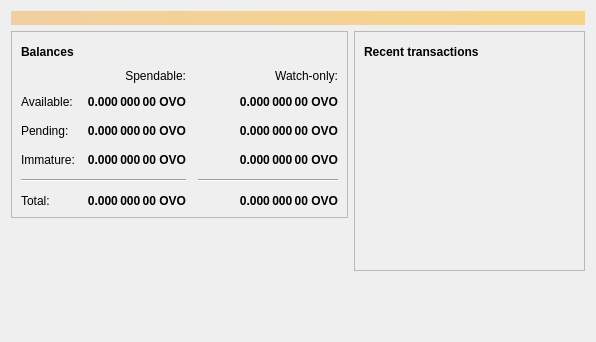
<?xml version="1.0" encoding="UTF-8"?>
<ui version="4.0">
 <class>OverviewPage</class>
 <widget class="QWidget" name="OverviewPage">
  <property name="geometry">
   <rect>
    <x>0</x>
    <y>0</y>
    <width>596</width>
    <height>342</height>
   </rect>
  </property>
  <property name="windowTitle">
   <string>Form</string>
  </property>
  <layout class="QVBoxLayout" name="topLayout">
   <item>
    <widget class="QLabel" name="labelAlerts">
     <property name="visible">
      <bool>false</bool>
     </property>
     <property name="styleSheet">
      <string notr="true">QLabel { background-color: qlineargradient(x1: 0, y1: 0, x2: 1, y2: 0, stop:0 #F0D0A0, stop:1 #F8D488); color:#000000; }</string>
     </property>
     <property name="wordWrap">
      <bool>true</bool>
     </property>
     <property name="margin">
      <number>3</number>
     </property>
     <property name="textInteractionFlags">
      <set>Qt::TextSelectableByMouse</set>
     </property>
    </widget>
   </item>
   <item>
    <layout class="QHBoxLayout" name="horizontalLayout" stretch="1,1">
     <item>
      <layout class="QVBoxLayout" name="verticalLayout_2">
       <item>
        <widget class="QFrame" name="frame">
         <property name="frameShape">
          <enum>QFrame::StyledPanel</enum>
         </property>
         <property name="frameShadow">
          <enum>QFrame::Raised</enum>
         </property>
         <layout class="QVBoxLayout" name="verticalLayout_4">
          <item>
           <layout class="QHBoxLayout" name="horizontalLayout_4">
            <item>
             <widget class="QLabel" name="label_5">
              <property name="font">
               <font>
                <weight>75</weight>
                <bold>true</bold>
               </font>
              </property>
              <property name="text">
               <string>Balances</string>
              </property>
             </widget>
            </item>
            <item>
             <widget class="QPushButton" name="labelWalletStatus">
              <property name="enabled">
               <bool>true</bool>
              </property>
              <property name="maximumSize">
               <size>
                <width>30</width>
                <height>16777215</height>
               </size>
              </property>
              <property name="toolTip">
               <string>The displayed information may be out of date. Your wallet automatically synchronizes with the Ovato network after a connection is established, but this process has not completed yet.</string>
              </property>
              <property name="text">
               <string/>
              </property>
              <property name="icon">
               <iconset resource="../bitcoin.qrc">
                <normaloff>:/icons/warning</normaloff>
                <disabledoff>:/icons/warning</disabledoff>:/icons/warning</iconset>
              </property>
              <property name="iconSize">
               <size>
                <width>24</width>
                <height>24</height>
               </size>
              </property>
              <property name="flat">
               <bool>true</bool>
              </property>
             </widget>
            </item>
            <item>
             <spacer name="horizontalSpacer_3">
              <property name="orientation">
               <enum>Qt::Horizontal</enum>
              </property>
              <property name="sizeHint" stdset="0">
               <size>
                <width>40</width>
                <height>20</height>
               </size>
              </property>
             </spacer>
            </item>
           </layout>
          </item>
          <item>
           <layout class="QGridLayout" name="gridLayout">
            <property name="spacing">
             <number>12</number>
            </property>
            <item row="2" column="2">
             <widget class="QLabel" name="labelWatchPending">
              <property name="font">
               <font>
                <weight>75</weight>
                <bold>true</bold>
               </font>
              </property>
              <property name="cursor">
               <cursorShape>IBeamCursor</cursorShape>
              </property>
              <property name="toolTip">
               <string>Unconfirmed transactions to watch-only addresses</string>
              </property>
              <property name="text">
               <string notr="true">0.000 000 00 OVO</string>
              </property>
              <property name="alignment">
               <set>Qt::AlignRight|Qt::AlignTrailing|Qt::AlignVCenter</set>
              </property>
              <property name="textInteractionFlags">
               <set>Qt::LinksAccessibleByMouse|Qt::TextSelectableByKeyboard|Qt::TextSelectableByMouse</set>
              </property>
             </widget>
            </item>
            <item row="2" column="1">
             <widget class="QLabel" name="labelUnconfirmed">
              <property name="font">
               <font>
                <weight>75</weight>
                <bold>true</bold>
               </font>
              </property>
              <property name="cursor">
               <cursorShape>IBeamCursor</cursorShape>
              </property>
              <property name="toolTip">
               <string>Total of transactions that have yet to be confirmed, and do not yet count toward the spendable balance</string>
              </property>
              <property name="text">
               <string notr="true">0.000 000 00 OVO</string>
              </property>
              <property name="alignment">
               <set>Qt::AlignRight|Qt::AlignTrailing|Qt::AlignVCenter</set>
              </property>
              <property name="textInteractionFlags">
               <set>Qt::LinksAccessibleByMouse|Qt::TextSelectableByKeyboard|Qt::TextSelectableByMouse</set>
              </property>
             </widget>
            </item>
            <item row="3" column="2">
             <widget class="QLabel" name="labelWatchImmature">
              <property name="font">
               <font>
                <weight>75</weight>
                <bold>true</bold>
               </font>
              </property>
              <property name="cursor">
               <cursorShape>IBeamCursor</cursorShape>
              </property>
              <property name="toolTip">
               <string>Mined balance in watch-only addresses that has not yet matured</string>
              </property>
              <property name="text">
               <string notr="true">0.000 000 00 OVO</string>
              </property>
              <property name="alignment">
               <set>Qt::AlignRight|Qt::AlignTrailing|Qt::AlignVCenter</set>
              </property>
              <property name="textInteractionFlags">
               <set>Qt::LinksAccessibleByMouse|Qt::TextSelectableByKeyboard|Qt::TextSelectableByMouse</set>
              </property>
             </widget>
            </item>
            <item row="4" column="0" colspan="2">
             <widget class="Line" name="line">
              <property name="orientation">
               <enum>Qt::Horizontal</enum>
              </property>
             </widget>
            </item>
            <item row="4" column="2">
             <widget class="Line" name="lineWatchBalance">
              <property name="sizePolicy">
               <sizepolicy hsizetype="Preferred" vsizetype="Fixed">
                <horstretch>0</horstretch>
                <verstretch>0</verstretch>
               </sizepolicy>
              </property>
              <property name="minimumSize">
               <size>
                <width>140</width>
                <height>0</height>
               </size>
              </property>
              <property name="orientation">
               <enum>Qt::Horizontal</enum>
              </property>
             </widget>
            </item>
            <item row="5" column="0">
             <widget class="QLabel" name="labelTotalText">
              <property name="text">
               <string>Total:</string>
              </property>
             </widget>
            </item>
            <item row="3" column="1">
             <widget class="QLabel" name="labelImmature">
              <property name="font">
               <font>
                <weight>75</weight>
                <bold>true</bold>
               </font>
              </property>
              <property name="cursor">
               <cursorShape>IBeamCursor</cursorShape>
              </property>
              <property name="toolTip">
               <string>Mined balance that has not yet matured</string>
              </property>
              <property name="text">
               <string notr="true">0.000 000 00 OVO</string>
              </property>
              <property name="alignment">
               <set>Qt::AlignRight|Qt::AlignTrailing|Qt::AlignVCenter</set>
              </property>
              <property name="textInteractionFlags">
               <set>Qt::LinksAccessibleByMouse|Qt::TextSelectableByKeyboard|Qt::TextSelectableByMouse</set>
              </property>
             </widget>
            </item>
            <item row="2" column="3">
             <spacer name="horizontalSpacer_2">
              <property name="orientation">
               <enum>Qt::Horizontal</enum>
              </property>
              <property name="sizeHint" stdset="0">
               <size>
                <width>40</width>
                <height>20</height>
               </size>
              </property>
             </spacer>
            </item>
            <item row="3" column="0">
             <widget class="QLabel" name="labelImmatureText">
              <property name="text">
               <string>Immature:</string>
              </property>
             </widget>
            </item>
            <item row="5" column="1">
             <widget class="QLabel" name="labelTotal">
              <property name="font">
               <font>
                <weight>75</weight>
                <bold>true</bold>
               </font>
              </property>
              <property name="cursor">
               <cursorShape>IBeamCursor</cursorShape>
              </property>
              <property name="toolTip">
               <string>Your current total balance</string>
              </property>
              <property name="text">
               <string notr="true">0.000 000 00 OVO</string>
              </property>
              <property name="alignment">
               <set>Qt::AlignRight|Qt::AlignTrailing|Qt::AlignVCenter</set>
              </property>
              <property name="textInteractionFlags">
               <set>Qt::LinksAccessibleByMouse|Qt::TextSelectableByKeyboard|Qt::TextSelectableByMouse</set>
              </property>
             </widget>
            </item>
            <item row="5" column="2">
             <widget class="QLabel" name="labelWatchTotal">
              <property name="font">
               <font>
                <weight>75</weight>
                <bold>true</bold>
               </font>
              </property>
              <property name="cursor">
               <cursorShape>IBeamCursor</cursorShape>
              </property>
              <property name="toolTip">
               <string>Current total balance in watch-only addresses</string>
              </property>
              <property name="text">
               <string notr="true">0.000 000 00 OVO</string>
              </property>
              <property name="alignment">
               <set>Qt::AlignRight|Qt::AlignTrailing|Qt::AlignVCenter</set>
              </property>
              <property name="textInteractionFlags">
               <set>Qt::LinksAccessibleByMouse|Qt::TextSelectableByKeyboard|Qt::TextSelectableByMouse</set>
              </property>
             </widget>
            </item>
            <item row="0" column="2">
             <widget class="QLabel" name="labelWatchonly">
              <property name="text">
               <string>Watch-only:</string>
              </property>
              <property name="alignment">
               <set>Qt::AlignRight|Qt::AlignTrailing|Qt::AlignVCenter</set>
              </property>
             </widget>
            </item>
            <item row="1" column="0">
             <widget class="QLabel" name="labelBalanceText">
              <property name="text">
               <string>Available:</string>
              </property>
             </widget>
            </item>
            <item row="1" column="1">
             <widget class="QLabel" name="labelBalance">
              <property name="font">
               <font>
                <weight>75</weight>
                <bold>true</bold>
               </font>
              </property>
              <property name="cursor">
               <cursorShape>IBeamCursor</cursorShape>
              </property>
              <property name="toolTip">
               <string>Your current spendable balance</string>
              </property>
              <property name="text">
               <string notr="true">0.000 000 00 OVO</string>
              </property>
              <property name="alignment">
               <set>Qt::AlignRight|Qt::AlignTrailing|Qt::AlignVCenter</set>
              </property>
              <property name="textInteractionFlags">
               <set>Qt::LinksAccessibleByMouse|Qt::TextSelectableByKeyboard|Qt::TextSelectableByMouse</set>
              </property>
             </widget>
            </item>
            <item row="1" column="2">
             <widget class="QLabel" name="labelWatchAvailable">
              <property name="font">
               <font>
                <weight>75</weight>
                <bold>true</bold>
               </font>
              </property>
              <property name="cursor">
               <cursorShape>IBeamCursor</cursorShape>
              </property>
              <property name="toolTip">
               <string>Your current balance in watch-only addresses</string>
              </property>
              <property name="text">
               <string notr="true">0.000 000 00 OVO</string>
              </property>
              <property name="alignment">
               <set>Qt::AlignRight|Qt::AlignTrailing|Qt::AlignVCenter</set>
              </property>
              <property name="textInteractionFlags">
               <set>Qt::LinksAccessibleByMouse|Qt::TextSelectableByKeyboard|Qt::TextSelectableByMouse</set>
              </property>
             </widget>
            </item>
            <item row="2" column="0">
             <widget class="QLabel" name="labelPendingText">
              <property name="text">
               <string>Pending:</string>
              </property>
             </widget>
            </item>
            <item row="0" column="1">
             <widget class="QLabel" name="labelSpendable">
              <property name="text">
               <string>Spendable:</string>
              </property>
              <property name="alignment">
               <set>Qt::AlignRight|Qt::AlignTrailing|Qt::AlignVCenter</set>
              </property>
             </widget>
            </item>
           </layout>
          </item>
         </layout>
        </widget>
       </item>
       <item>
        <spacer name="verticalSpacer">
         <property name="orientation">
          <enum>Qt::Vertical</enum>
         </property>
         <property name="sizeHint" stdset="0">
          <size>
           <width>20</width>
           <height>40</height>
          </size>
         </property>
        </spacer>
       </item>
      </layout>
     </item>
     <item>
      <layout class="QVBoxLayout" name="verticalLayout_3">
       <item>
        <widget class="QFrame" name="frame_2">
         <property name="frameShape">
          <enum>QFrame::StyledPanel</enum>
         </property>
         <property name="frameShadow">
          <enum>QFrame::Raised</enum>
         </property>
         <layout class="QVBoxLayout" name="verticalLayout">
          <item>
           <layout class="QHBoxLayout" name="horizontalLayout_2">
            <item>
             <widget class="QLabel" name="label_4">
              <property name="font">
               <font>
                <weight>75</weight>
                <bold>true</bold>
               </font>
              </property>
              <property name="text">
               <string>Recent transactions</string>
              </property>
             </widget>
            </item>
            <item>
             <widget class="QPushButton" name="labelTransactionsStatus">
              <property name="enabled">
               <bool>true</bool>
              </property>
              <property name="maximumSize">
               <size>
                <width>30</width>
                <height>16777215</height>
               </size>
              </property>
              <property name="toolTip">
               <string>The displayed information may be out of date. Your wallet automatically synchronizes with the Ovato network after a connection is established, but this process has not completed yet.</string>
              </property>
              <property name="text">
               <string/>
              </property>
              <property name="icon">
               <iconset resource="../bitcoin.qrc">
                <normaloff>:/icons/warning</normaloff>
                <disabledoff>:/icons/warning</disabledoff>:/icons/warning</iconset>
              </property>
              <property name="iconSize">
               <size>
                <width>24</width>
                <height>24</height>
               </size>
              </property>
              <property name="flat">
               <bool>true</bool>
              </property>
             </widget>
            </item>
            <item>
             <spacer name="horizontalSpacer">
              <property name="orientation">
               <enum>Qt::Horizontal</enum>
              </property>
              <property name="sizeHint" stdset="0">
               <size>
                <width>40</width>
                <height>20</height>
               </size>
              </property>
             </spacer>
            </item>
           </layout>
          </item>
          <item>
           <widget class="QListView" name="listTransactions">
            <property name="styleSheet">
             <string notr="true">QListView { background: transparent; }</string>
            </property>
            <property name="frameShape">
             <enum>QFrame::NoFrame</enum>
            </property>
            <property name="verticalScrollBarPolicy">
             <enum>Qt::ScrollBarAlwaysOff</enum>
            </property>
            <property name="horizontalScrollBarPolicy">
             <enum>Qt::ScrollBarAlwaysOff</enum>
            </property>
            <property name="selectionMode">
             <enum>QAbstractItemView::NoSelection</enum>
            </property>
           </widget>
          </item>
         </layout>
        </widget>
       </item>
       <item>
        <spacer name="verticalSpacer_2">
         <property name="orientation">
          <enum>Qt::Vertical</enum>
         </property>
         <property name="sizeHint" stdset="0">
          <size>
           <width>20</width>
           <height>40</height>
          </size>
         </property>
        </spacer>
       </item>
      </layout>
     </item>
    </layout>
   </item>
  </layout>
 </widget>
 <resources/>
 <connections/>
</ui>
